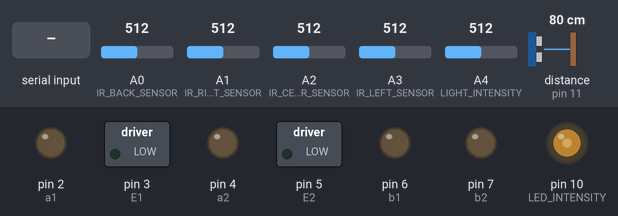
Bench run of a sketch on a simulated Arduino Uno, built with avr-gcc and run on an emulated ATmega328P. Shown: switched loads named in the sketch (green lamp = pin HIGH), output pins drawn as LEDs (lit = HIGH). Inputs (shaded band) come from the test bench; at power-on: A1 (IR_RIGHT_SENSOR) = 512, A0 (IR_BACK_SENSOR) = 512, A2 (IR_CENTER_SENSOR) = 512, A3 (IR_LEFT_SENSOR) = 512, A4 (LIGHT_INTENSITY) = 512, distance to the obstacle (sensor on pin 11) 80 cm. The echo pulse lasts 58.3 µs per cm; what the sketch prints to the serial monitor is not drawn.

Above: at 1.2 s.
1.3 s: "W" received over Serial
At 2.1 s:
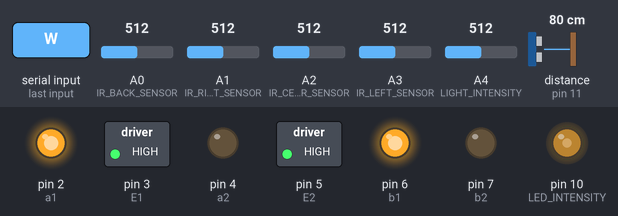
2.8 s: A1 (IR_RIGHT_SENSOR) set to 697
4.3 s: A1 (IR_RIGHT_SENSOR) set to 729
At 5.2 s:
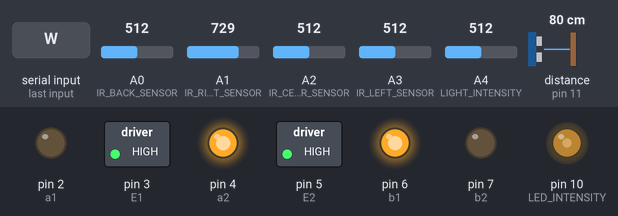
5.8 s: A1 (IR_RIGHT_SENSOR) set to 306
At 6.8 s:
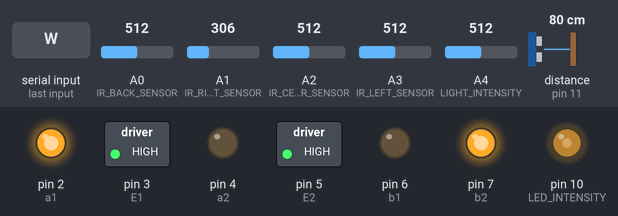
7.3 s: A1 (IR_RIGHT_SENSOR) set to 329
At 7.6 s:
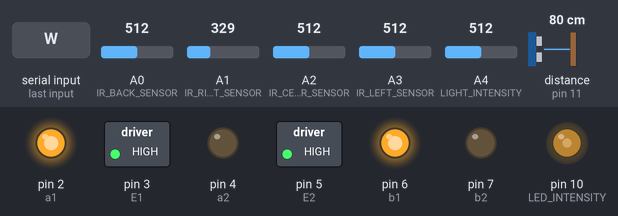
8.8 s: A1 (IR_RIGHT_SENSOR) set to 245
At 9.8 s:
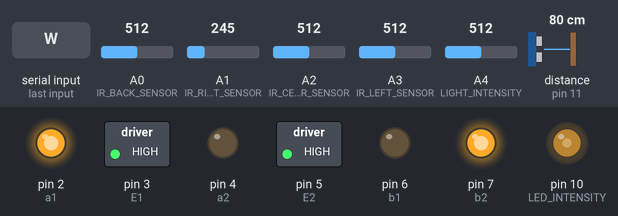
Timing chart, 0 to 11.3 s (numbered marks = the images above; inputs shaded):
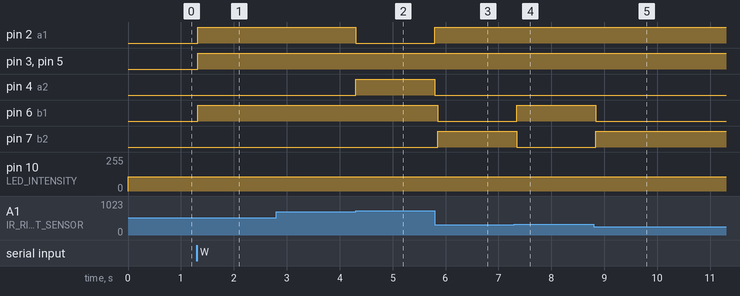

The sketch:

Wall_e.ino
```cpp
#include <NewPing.h>

//Motor a on the Right
//Motor b on the left
/*
  ----------------
  |              |
  |              |
  |              |
  |Motor   Motor |
  O  B       A   O
  ----------------
*/
/*
Bluetooth Module Wires:
Vcc >> brown
GND >> red
Tx >> orange
Rx >> yellow
*/

#include <NewPing.h>

// Arduino pins tied to motor 1.
#define a1 2
#define E1 3
#define a2 4
// Arduino pins tied to motor 2.
#define E2 5
#define b1 6
#define b2 7
#define LED_INTENSITY 10 // Arduino pin tied to LEDs
#define ECHO_PIN     11  // Arduino pin tied to echo pin on the ultrasonic sensor.
#define TRIGGER_PIN  12  // Arduino pin tied to trigger pin on the ultrasonic sensor.
#define IR_BACK_SENSOR A0 // Arduino pin tied to infrared back sensor.
#define IR_RIGHT_SENSOR A1 // Arduino pin tied to infrared right sensor.
#define IR_CENTER_SENSOR A2 // Arduino pin tied to infrared center sensor.
#define IR_LEFT_SENSOR A3 // Arduino pin tied to infrared left sensor.
#define LIGHT_INTENSITY A4 // Arduino pin tied to LDR.

#define MAX_DISTANCE 600 // Maximum distance we want ultrasonic sensor to ping for (in centimeters). Maximum sensor distance is rated at 400-500cm.
#define US_MIN 3 // Minimum value that ultrasonic sensor can read.
#define US_THRESHOLD 15 // Maximum value that should be measured by ultrasonic sensor if the the sensor reads less than this the car stops.
#define LINE_THRESHOLD 200 // Line tracking threshold.
#define IR_BACK_THRESHOLD 800 // Maximum value that should be measured by infrared back sensor if the the sensor reads less than this the car stops.


NewPing sonar(TRIGGER_PIN, ECHO_PIN, MAX_DISTANCE); // NewPing setup of pins and maximum distance.

char blueToothVal;   //value sent over via bluetooth

int lightVal, ledVal, // LDR-LED.
    uS, // ultrasonic.
    // Line tracking infrared sensors.
    SumRightSensor, SumCenterSensor, SumLeftSensor,
    RightSensor, CenterSensor, LeftSensor,
    IRBackVal; //Infrared back sensor.
void setup()
{
 Serial.begin(9600);
 // Motors Pins
 pinMode(E1,OUTPUT);
 pinMode(a1,OUTPUT);
 pinMode(a2,OUTPUT);
 pinMode(E2,OUTPUT);
 pinMode(b1,OUTPUT);
 pinMode(b2,OUTPUT);
 // LDR-LED
 pinMode(LIGHT_INTENSITY,INPUT);
 pinMode(LED_INTENSITY, OUTPUT);
 // Infrared back Sensor
 pinMode(IR_BACK_SENSOR,INPUT);
 // Line tracking
 pinMode(IR_RIGHT_SENSOR,INPUT);
 pinMode(IR_CENTER_SENSOR,INPUT);
 pinMode(IR_LEFT_SENSOR,INPUT);
 // ultrasonic
 pinMode(ECHO_PIN , INPUT);
 pinMode(TRIGGER_PIN , OUTPUT);
}

void loop()
{
  //LDR-LED
  lightVal = analogRead(LIGHT_INTENSITY); // reads light value from LDR.
  ledVal = convertVoltage(lightVal); // map LDR value to required LED value.
  analogWrite(LED_INTENSITY, ledVal); // writes led value to LEDs

  // Avoid obstacles
  IRBackVal = analogRead(IR_BACK_SENSOR); // reads value from infrared back sensor.
  uS = sonar.ping_cm(); // Send ping, get ping time in microseconds (uS).

  if(Serial.available())
  {
    //if there is data being recieved
    blueToothVal=Serial.read();
  }

  // Line Tracking
  if(blueToothVal=='W')
  {
    while(blueToothVal!='U')
    {
      // calculate 10 readings from each sensor and calculate the average.
      SumRightSensor = 0;
      SumCenterSensor = 0;
      SumLeftSensor = 0;
      for(int i=0;i<10;i++)
      {
        SumRightSensor += analogRead(A1);
        SumCenterSensor += analogRead(A2);
        SumLeftSensor += analogRead(A3);
      }
      RightSensor = SumRightSensor/10;
      CenterSensor = SumCenterSensor/10;
      LeftSensor = SumLeftSensor/10;
      if (RightSensor - LeftSensor > LINE_THRESHOLD)
        Right();
      else if (RightSensor - CenterSensor > LINE_THRESHOLD)
        Right();
      else if (LeftSensor - RightSensor > LINE_THRESHOLD)
        Left();
      else if (LeftSensor - CenterSensor > LINE_THRESHOLD)
        Left();
      else
        Forward();
      delay(50);

    blueToothVal=Serial.read();
   }
 }

  else{
  if (blueToothVal=='S')
  {

    if((uS >US_MIN && uS < US_THRESHOLD) && IRBackVal <= IR_BACK_THRESHOLD)
      Right();
    else if (uS >US_MIN && uS < US_THRESHOLD)
      Back();
    else if (IRBackVal <= IR_BACK_THRESHOLD )
      Forward();
    else
      Stop();
  }
  else if (blueToothVal=='F')
  {
    //if value from bluetooth serial is Forward
    if((uS >US_MIN && uS < US_THRESHOLD))
    {
      Stop();
    }
    else{
    Forward();
    }
  }
  else if (blueToothVal=='B' )
  {
    //if value from bluetooth serial is Back
    if(IRBackVal <= IR_BACK_THRESHOLD){
     Stop();
    }
    else{
      Back();
    }
  }
  else if (blueToothVal=='R')
  {
    //if value from bluetooth serial is Right
    Right();
  }
  else if (blueToothVal=='L')
  {//if value from bluetooth serial is Left
    Left();
  }
  else if (blueToothVal=='I')
  {//if value from bluetooth serial is Forward Right
    if((uS >US_MIN && uS < US_THRESHOLD)){
    Stop();
    }
    else{
    ForwardRight();
    }
  }
  else if (blueToothVal=='G')
  {//if value from bluetooth serial is Forward Left
    if((uS >US_MIN && uS < US_THRESHOLD)){
    Stop();
    }
    else{
    ForwardLeft();
    }
  }
  else if (blueToothVal=='H')
  {//if value from bluetooth serial is Back Left
      if(IRBackVal<=IR_BACK_THRESHOLD){
        Stop();
      }
      else{
        BackLeft();
      }
  }
  else if (blueToothVal=='J')
  {//if value from bluetooth serial is Back Right
     if(IRBackVal<=IR_BACK_THRESHOLD){
        Stop();
     }
     else{
      BackRight();
     }
  }
  }
  delay(10);
}
  void Back(){
    digitalWrite(E1,HIGH);
    digitalWrite(a1,LOW);
    digitalWrite(a2,HIGH);
    digitalWrite(E2,HIGH);
    digitalWrite(b1,LOW);
    digitalWrite(b2,HIGH);
  }
  void Left(){
        digitalWrite(E1,HIGH);
    digitalWrite(a1,HIGH);
    digitalWrite(a2,LOW);
    digitalWrite(E2,HIGH);
    digitalWrite(b1,LOW);
    digitalWrite(b2,HIGH);
  }
  void Right(){
        digitalWrite(E1,HIGH);
    digitalWrite(a1,LOW);
    digitalWrite(a2,HIGH);
    digitalWrite(E2,HIGH);
    digitalWrite(b1,HIGH);
    digitalWrite(b2,LOW);
  }
  void Stop(){
    digitalWrite(E1,HIGH);
    digitalWrite(a1,HIGH);
    digitalWrite(a2,HIGH);
    digitalWrite(E2,HIGH);
    digitalWrite(b1,HIGH);
    digitalWrite(b2,HIGH);
  }

  void Forward(){
      digitalWrite(E1,HIGH);
    digitalWrite(a1,HIGH);
    digitalWrite(a2,LOW);
    digitalWrite(E2,HIGH);
    digitalWrite(b1,HIGH);
    digitalWrite(b2,LOW);
    Serial.print("recieve: ");
    Serial.println(blueToothVal);
  }

  void ForwardRight(){
        analogWrite(E1,200);
    digitalWrite(a1,HIGH);
    digitalWrite(a2,LOW);
    analogWrite(E2,255);
    digitalWrite(b1,HIGH);
    digitalWrite(b2,LOW);
  }

  void ForwardLeft(){
    analogWrite(E1,255);
    digitalWrite(a1,HIGH);
    digitalWrite(a2,LOW);
    analogWrite(E2,200);
    digitalWrite(b1,HIGH);
    digitalWrite(b2,LOW);
  }

  void BackRight(){
    analogWrite(E1,200);
    digitalWrite(a1,LOW);
    digitalWrite(a2,HIGH);
    analogWrite(E2,255);
    digitalWrite(b1,LOW);
    digitalWrite(b2,HIGH);
  }

  void BackLeft(){
    analogWrite(E1,255);
    digitalWrite(a1,LOW);
    digitalWrite(a2,HIGH);
    analogWrite(E2,200);
    digitalWrite(b1,LOW);
    digitalWrite(b2,HIGH);
  }

//LDR-LED
int convertVoltage(int reading)
{
  int result = -0.567*reading + 396.67;
  if(result<=0){
    return 0;
  }
  else if(result>=255){
    return 255;
  }
  else{
  return result;
  }
}
```

Measured:
- the behaviour switches between 712 and 713 on A1 (IR_RIGHT_SENSOR) (found by bisection; images 1 and 2)
- the behaviour switches between 311 and 312 on A1 (IR_RIGHT_SENSOR) (found by bisection; images 3 and 4)
- after the input at 1.3 s, pin 2 (a1), pin 3 (E1), pin 5 (E2), pin 6 (b1): LOW → HIGH at once
- after the input at 2.8 s, every drawn part: stays the same
- after the input at 4.3 s, pin 2 (a1): HIGH → LOW at once; pin 4 (a2): LOW → HIGH at once
- after the input at 5.8 s, pin 2 (a1): LOW → HIGH at once; pin 4 (a2): HIGH → LOW at once; pin 6 (b1): HIGH → LOW after 0.05 s; pin 7 (b2): LOW → HIGH after 0.05 s
- after the input at 7.3 s, pin 6 (b1): LOW → HIGH after 0.05 s; pin 7 (b2): HIGH → LOW after 0.05 s
- after the input at 8.8 s, pin 6 (b1): HIGH → LOW at once; pin 7 (b2): LOW → HIGH at once
